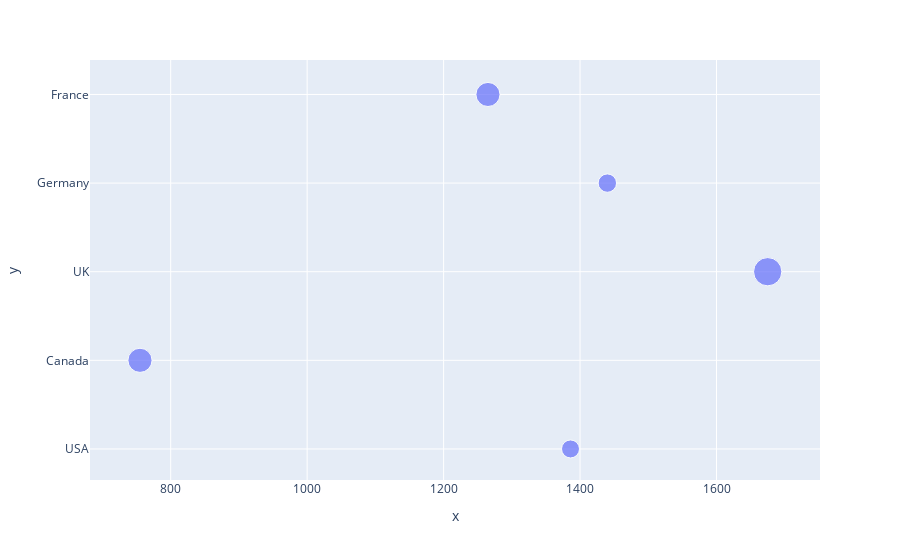

This figure's notebook cell:
### Markdown cell above
## Q5. Using the given dataset, create a bubble chart to represent each country's population (y-axis), GDP (xaxis), and bubble size proportional to the population.  
np.random.seed(25)   
data  
{  
'Country': ['USA', 'Canada', 'UK','Germany', 'France'] ,      
'Population':np.random.randint(100, 1000, 5)  ,  
 'GDP': np.random.randint(500, 2000,5)  
   
 
 }  
df = pd.DataFrame(data)

### Code cell
import numpy as np
import plotly.express as px
import pandas as pd
np.random.seed(25)
data={'Country': ['USA', 'Canada', 'UK','Germany', 'France'] ,'Population':np.random.randint(100, 1000, 5) ,'GDP': np.random.randint(500, 2000,5)

}
df3 = pd.DataFrame(data)
df3
fig=px.scatter(x=df3.GDP,y=df3.Country,size=df3.Population)
fig.show()

### Figure 1 — Plotly figure (JSON) as saved in the notebook; plotly's stock layout.template omitted (floating-point values rounded to 4 significant figures)
{"data": [{"hovertemplate": "x=%{x}<br>y=%{y}<br>size=%{marker.size}<extra></extra>", "legendgroup": "", "marker": {"color": "#636efa", "size": [232, 418, 574, 243, 417], "sizemode": "area", "sizeref": 1.435, "symbol": "circle"}, "mode": "markers", "name": "", "orientation": "h", "showlegend": false, "type": "scatter", "x": [1386, 755, 1675, 1440, 1265], "xaxis": "x", "y": ["USA", "Canada", "UK", "Germany", "France"], "yaxis": "y"}], "layout": {"autosize": true, "legend": {"itemsizing": "constant", "tracegroupgap": 0}, "margin": {"t": 60}, "xaxis": {"anchor": "y", "autorange": true, "domain": [0, 1], "range": [681.3, 1752.0], "title": {"text": "x"}, "type": "linear"}, "yaxis": {"anchor": "x", "autorange": true, "domain": [0, 1], "range": [-0.4826, 4.561], "title": {"text": "y"}, "type": "category"}}}
